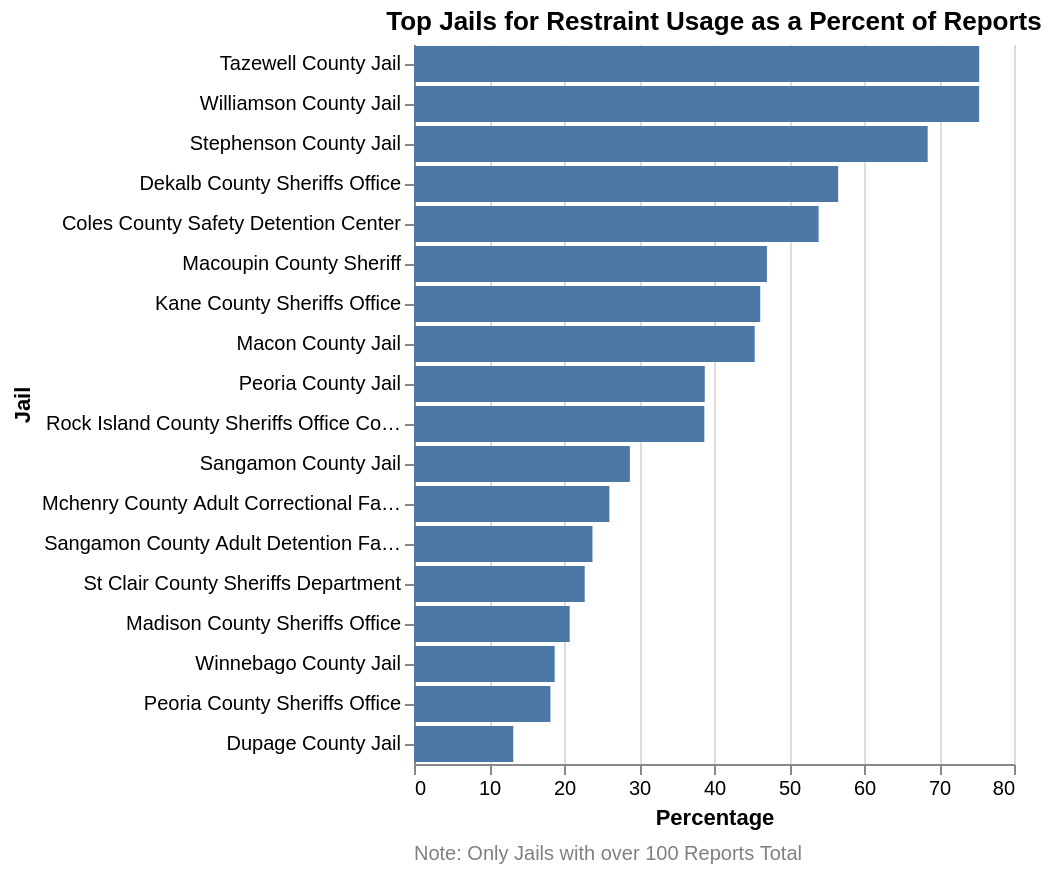

Write notebook code for a chart like this one.
### Code cell
restraints_perc_chart

### Figure 1 — Vega-Lite specification as saved in the notebook (floating-point values rounded to 4 significant figures)
{"config": {"view": {"continuousWidth": 300, "continuousHeight": 300, "stroke": null}}, "layer": [{"data": {"name": "data-6498997f869b2fb392c4451d4fc515be"}, "mark": {"type": "bar"}, "encoding": {"x": {"field": "perc", "title": "Percentage", "type": "quantitative"}, "y": {"field": "Cleaned Facility Name", "sort": "-x", "title": "Jail", "type": "nominal"}}, "title": "Top Jails for Restraint Usage as a Percent of Reports"}, {"data": {"name": "data-7178cab3de77ca492cf495a74471aae9"}, "mark": {"type": "text", "align": "left", "baseline": "bottom", "color": "gray", "dx": 0, "dy": 20, "fontSize": 10}, "encoding": {"text": {"field": "text", "type": "nominal"}, "x": {"value": 0}, "y": {"value": 390}}}], "$schema": "https://vega.github.io/schema/vega-lite/v5.20.1.json", "datasets": {"data-6498997f869b2fb392c4451d4fc515be": [{"Cleaned Facility Name": "Kane County Sheriffs Office", "count": 686, "count_right": 1486, "perc": 46.16}, {"Cleaned Facility Name": "Madison County Sheriffs Office", "count": 262, "count_right": 1262, "perc": 20.76}, {"Cleaned Facility Name": "Peoria County Sheriffs Office", "count": 167, "count_right": 918, "perc": 18.19}, {"Cleaned Facility Name": "Sangamon County Jail", "count": 211, "count_right": 733, "perc": 28.79}, {"Cleaned Facility Name": "Dupage County Jail", "count": 54, "count_right": 408, "perc": 13.24}, {"Cleaned Facility Name": "St Clair County Sheriffs Department", "count": 89, "count_right": 391, "perc": 22.76}, {"Cleaned Facility Name": "Macon County Jail", "count": 159, "count_right": 350, "perc": 45.43}, {"Cleaned Facility Name": "Sangamon County Adult Detention Facility", "count": 69, "count_right": 290, "perc": 23.79}, {"Cleaned Facility Name": "Mchenry County Adult Correctional Facility", "count": 62, "count_right": 238, "perc": 26.05}, {"Cleaned Facility Name": "Peoria County Jail", "count": 88, "count_right": 227, "perc": 38.77}, {"Cleaned Facility Name": "Winnebago County Jail", "count": 42, "count_right": 224, "perc": 18.75}, {"Cleaned Facility Name": "Williamson County Jail", "count": 162, "count_right": 215, "perc": 75.35}, {"Cleaned Facility Name": "Tazewell County Jail", "count": 156, "count_right": 207, "perc": 75.36}, {"Cleaned Facility Name": "Coles County Safety Detention Center", "count": 82, "count_right": 152, "perc": 53.95}, {"Cleaned Facility Name": "Stephenson County Jail", "count": 100, "count_right": 146, "perc": 68.49}, {"Cleaned Facility Name": "Dekalb County Sheriffs Office", "count": 82, "count_right": 145, "perc": 56.55}, {"Cleaned Facility Name": "Macoupin County Sheriff", "count": 64, "count_right": 136, "perc": 47.06}, {"Cleaned Facility Name": "Rock Island County Sheriffs Office County Jail", "count": 48, "count_right": 124, "perc": 38.71}], "data-7178cab3de77ca492cf495a74471aae9": [{"text": "Note: Only Jails with over 100 Reports Total", "x": 0, "y": 0}]}}
